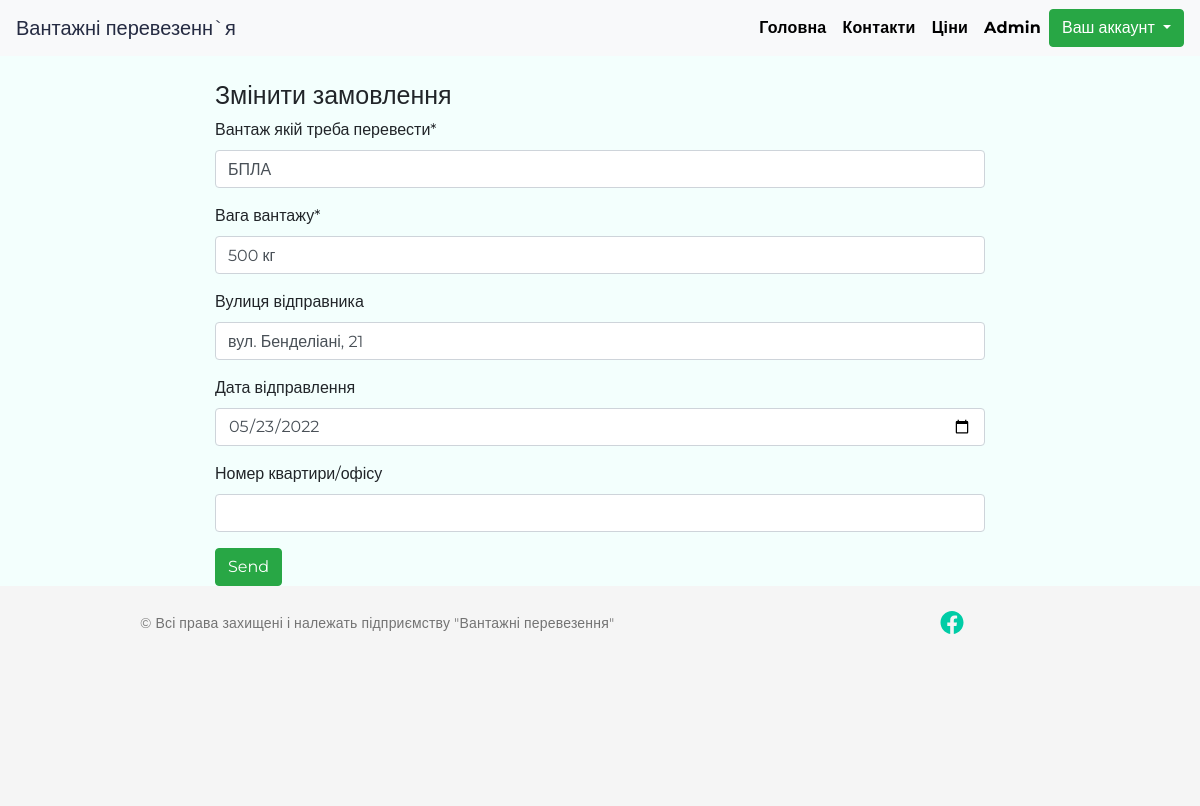
Screenshot of /orders/edit/10 (signed in) with the database file from the repository.
### app.py (models this page shows, shortened)
class Orders(db.Model):
    __tablename__ = "orders"
    id_orders = db.Column(db.Integer, primary_key = True)
    id_user= db.Column(db.Integer,db.ForeignKey('users.id_users'))
    cargo = db.Column(db.String(150))
    weight = db.Column(db.String(60))
    check_orders = db.Column(db.String(50),default = "В обробці")
    ts_orders = db.Column(db.DateTime,default = datetime.utcnow)
    city_sender= db.Column(db.Integer,db.ForeignKey('citys.id'))
    street_sender= db.Column(db.String(255))
    house_number = db.Column(db.Integer)
    date_senders = db.Column(db.Date)
    date_recipients = db.Column(db.Date)
    pay_method = db.Column(db.String(60))
    suma = db.Column(db.String(60),default ="__")
    user = db.relationship('Users', backref=db.backref("orders",overlaps ="citys,user",cascade="all, delete-orphan",lazy = "dynamic"),overlaps = "citys,users")
    city = db.relationship('Citys', backref=db.backref("orders", overlaps ="citys,users",cascade="all, delete-orphan",lazy = "dynamic"),overlaps = "citys,users")

### app.py (the view, shortened to what this page needs)
@app.route('/orders/edit/<int:id>',methods = ['GET', 'POST'])
def edit_order(id):
    order  = Orders.query.get_or_404(id)
    form = AddOrdersForm()
    form.city_sender.choices =  [(s.id,s.city) for s in Citys.query]
    form.cargo.data = order.cargo
    form.weight.data = order.weight
    form.street_sender.data = order.street_sender
    form.house_number.data = order.house_number
    form.date_senders.data = order.date_senders
    return render_template('edit_orders.html',form = form)

### app.py
class  AddOrdersForm(FlaskForm):
	  cargo = StringField("Вантаж якій треба перевести*",validators =[DataRequired()])
	  weight =  StringField("Вага вантажу*",validators =[DataRequired()])
	  city_sender = SelectField("Місто відправника(селище)",choices=[],validators = [DataRequired()])
	  street_sender =  StringField( "Вулиця відправника", validators = [DataRequired()],render_kw={"placeholder":"Вкажіть вулицю"}  )
	  house_number = StringField("Номер квартири/офісу")
	  date_senders = DateField("Дата відправлення",validators = [DataRequired()],format = '%Y-%m-%d')
	  pay_method = RadioField("Спосіб оплати", validators = [DataRequired()],choices=[('Карткою'),('Готівкою')])

### app.py (called while the page is built)
@login.user_loader
def load_user(id_users):
    return Users.query.get(int(id_users))

### templates/edit_orders.html (shortened to what this page needs)
{% extends "base.html" %}
{% import 'bootstrap/wtf.html' as wtf %}
{% block body %}
       <div class="offset-2 col-8">
            <h1 class=" mt-4 ">Змінити замовлення</h1>
            <form method="post" action="">
                {{wtf.form_field(form.cargo)}}
                {{wtf.form_field(form.weight)}}
                {{wtf.form_field(form.street_sender)}}
                {{wtf.form_field(form.date_senders)}}
                {{wtf.form_field(form.house_number)}}
                <button type="submit" class="btn btn-success">Send</button>
            </form>
        </div>
        </div>
{% endblock %}

### static/style.css (style rules this page uses)
* { padding: 0; margin: 0; }
html { position: relative; min-height: 100%; }
body { background-color: #F3FFFD; font-family: 'Montserrat', sans-serif; font-size: 16px; min-height: 100%; height: 100%; margin-bottom: 100px; }
@media (max-width:1200px) { body { margin-bottom: 220px; } }
@media (max-width:1200px) { h1 { font-size: 25px; } }

### rows the page displays
Orders: cargo "БПЛА", weight "500 кг", street_sender "вул. Бенделіані, 21", date_senders "05/23/2022"
